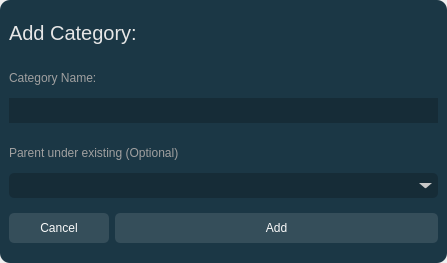
<?xml version="1.0" encoding="UTF-8"?>
<ui version="4.0">
 <class>Form</class>
 <widget class="QWidget" name="Form">
  <property name="geometry">
   <rect>
    <x>0</x>
    <y>0</y>
    <width>447</width>
    <height>263</height>
   </rect>
  </property>
  <property name="windowTitle">
   <string>Form</string>
  </property>
  <layout class="QGridLayout" name="gridLayout_2">
   <property name="leftMargin">
    <number>0</number>
   </property>
   <property name="topMargin">
    <number>0</number>
   </property>
   <property name="rightMargin">
    <number>0</number>
   </property>
   <property name="bottomMargin">
    <number>0</number>
   </property>
   <item row="0" column="0">
    <widget class="QFrame" name="frame">
     <property name="styleSheet">
      <string notr="true">QFrame
{
border-radius: 10px;
background-color: rgb(27, 55, 69);
}</string>
     </property>
     <property name="frameShape">
      <enum>QFrame::NoFrame</enum>
     </property>
     <property name="frameShadow">
      <enum>QFrame::Plain</enum>
     </property>
     <layout class="QVBoxLayout" name="verticalLayout">
      <item>
       <widget class="QLabel" name="header">
        <property name="sizePolicy">
         <sizepolicy hsizetype="Minimum" vsizetype="Minimum">
          <horstretch>0</horstretch>
          <verstretch>0</verstretch>
         </sizepolicy>
        </property>
        <property name="minimumSize">
         <size>
          <width>0</width>
          <height>30</height>
         </size>
        </property>
        <property name="maximumSize">
         <size>
          <width>16777215</width>
          <height>30</height>
         </size>
        </property>
        <property name="baseSize">
         <size>
          <width>0</width>
          <height>30</height>
         </size>
        </property>
        <property name="font">
         <font>
          <pointsize>15</pointsize>
         </font>
        </property>
        <property name="styleSheet">
         <string notr="true">color: rgb(230, 230, 230);</string>
        </property>
        <property name="text">
         <string>Add Category:</string>
        </property>
        <property name="alignment">
         <set>Qt::AlignLeading|Qt::AlignLeft|Qt::AlignVCenter</set>
        </property>
       </widget>
      </item>
      <item>
       <widget class="QLabel" name="nameLabel">
        <property name="sizePolicy">
         <sizepolicy hsizetype="Maximum" vsizetype="Expanding">
          <horstretch>0</horstretch>
          <verstretch>0</verstretch>
         </sizepolicy>
        </property>
        <property name="minimumSize">
         <size>
          <width>0</width>
          <height>20</height>
         </size>
        </property>
        <property name="maximumSize">
         <size>
          <width>500</width>
          <height>15</height>
         </size>
        </property>
        <property name="styleSheet">
         <string notr="true">color: rgb(160, 160, 160);</string>
        </property>
        <property name="text">
         <string>Category Name:</string>
        </property>
        <property name="alignment">
         <set>Qt::AlignBottom|Qt::AlignLeading|Qt::AlignLeft</set>
        </property>
       </widget>
      </item>
      <item>
       <widget class="QLineEdit" name="nameField">
        <property name="sizePolicy">
         <sizepolicy hsizetype="Maximum" vsizetype="Minimum">
          <horstretch>0</horstretch>
          <verstretch>0</verstretch>
         </sizepolicy>
        </property>
        <property name="minimumSize">
         <size>
          <width>200</width>
          <height>25</height>
         </size>
        </property>
        <property name="maximumSize">
         <size>
          <width>800</width>
          <height>25</height>
         </size>
        </property>
        <property name="toolTip">
         <string>New category name</string>
        </property>
        <property name="statusTip">
         <string>Name of the Category</string>
        </property>
        <property name="styleSheet">
         <string notr="true">background-color: rgb(0, 0, 0,50);
color: rgb(200, 200, 200);
padding-left: 5px;
</string>
        </property>
        <property name="text">
         <string/>
        </property>
        <property name="frame">
         <bool>false</bool>
        </property>
       </widget>
      </item>
      <item>
       <widget class="QLabel" name="nameLabel_2">
        <property name="sizePolicy">
         <sizepolicy hsizetype="Maximum" vsizetype="Expanding">
          <horstretch>0</horstretch>
          <verstretch>0</verstretch>
         </sizepolicy>
        </property>
        <property name="minimumSize">
         <size>
          <width>0</width>
          <height>20</height>
         </size>
        </property>
        <property name="maximumSize">
         <size>
          <width>500</width>
          <height>15</height>
         </size>
        </property>
        <property name="styleSheet">
         <string notr="true">color: rgb(160, 160, 160);</string>
        </property>
        <property name="text">
         <string>Parent under existing (Optional)</string>
        </property>
        <property name="alignment">
         <set>Qt::AlignBottom|Qt::AlignLeading|Qt::AlignLeft</set>
        </property>
       </widget>
      </item>
      <item>
       <layout class="QHBoxLayout" name="horizontalLayout">
        <property name="spacing">
         <number>0</number>
        </property>
        <item>
         <widget class="QComboBox" name="categoryList">
          <property name="sizePolicy">
           <sizepolicy hsizetype="Maximum" vsizetype="Minimum">
            <horstretch>0</horstretch>
            <verstretch>0</verstretch>
           </sizepolicy>
          </property>
          <property name="minimumSize">
           <size>
            <width>200</width>
            <height>25</height>
           </size>
          </property>
          <property name="maximumSize">
           <size>
            <width>500</width>
            <height>25</height>
           </size>
          </property>
          <property name="statusTip">
           <string>Choose Category</string>
          </property>
          <property name="styleSheet">
           <string notr="true">QComboBox
{
background-color: rgb(0, 0, 0,50);
color: rgb(200, 200, 200);
padding-left: 4px;
border-radius: 5px;
}

QComboBox QAbstractItemView {
color: rgb(200, 200, 200);
}

QComboBox::item {
border: 0px solid black;
min-height: 35px; 
}


/* #Items */
QListView::item {
min-height: 35px; 
border: solid;
border-width:1;
}





/* Button when open*/

QComboBox:!editable:on, QComboBox::drop-down:editable:on {
background-color: rgb(0, 0, 0,50);
color: rgb(200, 200, 200);
padding-left: 4px;

}

/* Normal arrow look*/

QComboBox::down-arrow
{
	margin-top: 4px;
	border-left: 7px solid rgb(27, 42, 50,0);
	border-right: 7px solid rgb(27, 42, 50,0);
	border-bottom: 7px solid rgb(27, 42, 50,0);
	border-top: 6px solid  rgb(200,200, 200);
}

/* Arrow on open*/

QComboBox:down-arrow:on
{
	margin-bottom: 4px;
	border-left: 7px solid rgb(27, 42, 50,0);
	border-right: 7px solid rgb(27, 42, 50,0);
	border-top: 7px solid rgb(27, 42, 50,0);
	border-bottom: 6px solid  rgb(200,200, 200);
}

/* Arrow background */

QComboBox::drop-down {
    subcontrol-origin: padding;
    subcontrol-position: top right;
	padding-right: 10px;
border-bottom-left-radius: 5px;
border-top-left-radius: 5px;
border-bottom-right-radius: 0px;
border-top-right-radius: 0px;
}




/* Scrollbar  */
QScrollBar:vertical
{
background-color: rgb(0, 0, 0,0);
width: 8px;
}

/* Scrollbar background for top and bottom*/
QScrollBar:sub-page:vertical,QScrollBar:add-page:vertical
{
background-color: rgb(200,200, 200,100);
width: 6px;
}


/* The scrollbar itself*/
QScrollBar::handle:vertical 
{
background-color: rgb(250,250,250,150);
border-radius: 4px;
width: 8px;
}

/* Top and bottom arrows*/
QScrollBar::add-line:vertical,QScrollBar::sub-line:vertical {
width: 0px;
height: 0px;
}

/* Scrollbar background for top and bottom*/
QScrollBar:sub-page:vertical,QScrollBar:add-page:vertical
{
background-color:  rgb(250, 250, 250,0);
}</string>
          </property>
         </widget>
        </item>
       </layout>
      </item>
      <item>
       <layout class="QHBoxLayout" name="horizontalLayout_2">
        <item>
         <widget class="QPushButton" name="cancelButton">
          <property name="enabled">
           <bool>true</bool>
          </property>
          <property name="minimumSize">
           <size>
            <width>0</width>
            <height>30</height>
           </size>
          </property>
          <property name="maximumSize">
           <size>
            <width>100</width>
            <height>30</height>
           </size>
          </property>
          <property name="statusTip">
           <string>Close the Category window</string>
          </property>
          <property name="whatsThis">
           <string/>
          </property>
          <property name="styleSheet">
           <string notr="true">QPushButton
{

background-color: rgb(250,250,250,30);
color: rgb(250, 250, 250);
border-radius: 5px;
padding-left: 15px;
padding-right: 15px;
}

QPushButton:hover
{

background-color: rgb(250,250,250,20);
}

QPushButton:pressed
{

background-color: rgb(0,0,0,30);
}</string>
          </property>
          <property name="text">
           <string>Cancel</string>
          </property>
         </widget>
        </item>
        <item>
         <widget class="QPushButton" name="saveButton">
          <property name="enabled">
           <bool>true</bool>
          </property>
          <property name="sizePolicy">
           <sizepolicy hsizetype="Preferred" vsizetype="Minimum">
            <horstretch>0</horstretch>
            <verstretch>0</verstretch>
           </sizepolicy>
          </property>
          <property name="minimumSize">
           <size>
            <width>0</width>
            <height>30</height>
           </size>
          </property>
          <property name="maximumSize">
           <size>
            <width>16777215</width>
            <height>30</height>
           </size>
          </property>
          <property name="statusTip">
           <string>Add a new Category</string>
          </property>
          <property name="whatsThis">
           <string/>
          </property>
          <property name="styleSheet">
           <string notr="true">QPushButton
{

background-color: rgb(250,250,250,30);
color: rgb(250, 250, 250);
border-radius: 5px;
padding-left: 15px;
padding-right: 15px;
}

QPushButton:hover
{

background-color: rgb(250,250,250,20);
}

QPushButton:pressed
{

background-color: rgb(0,0,0,30);
}</string>
          </property>
          <property name="text">
           <string>Add</string>
          </property>
         </widget>
        </item>
       </layout>
      </item>
     </layout>
    </widget>
   </item>
  </layout>
 </widget>
 <resources/>
 <connections/>
</ui>
